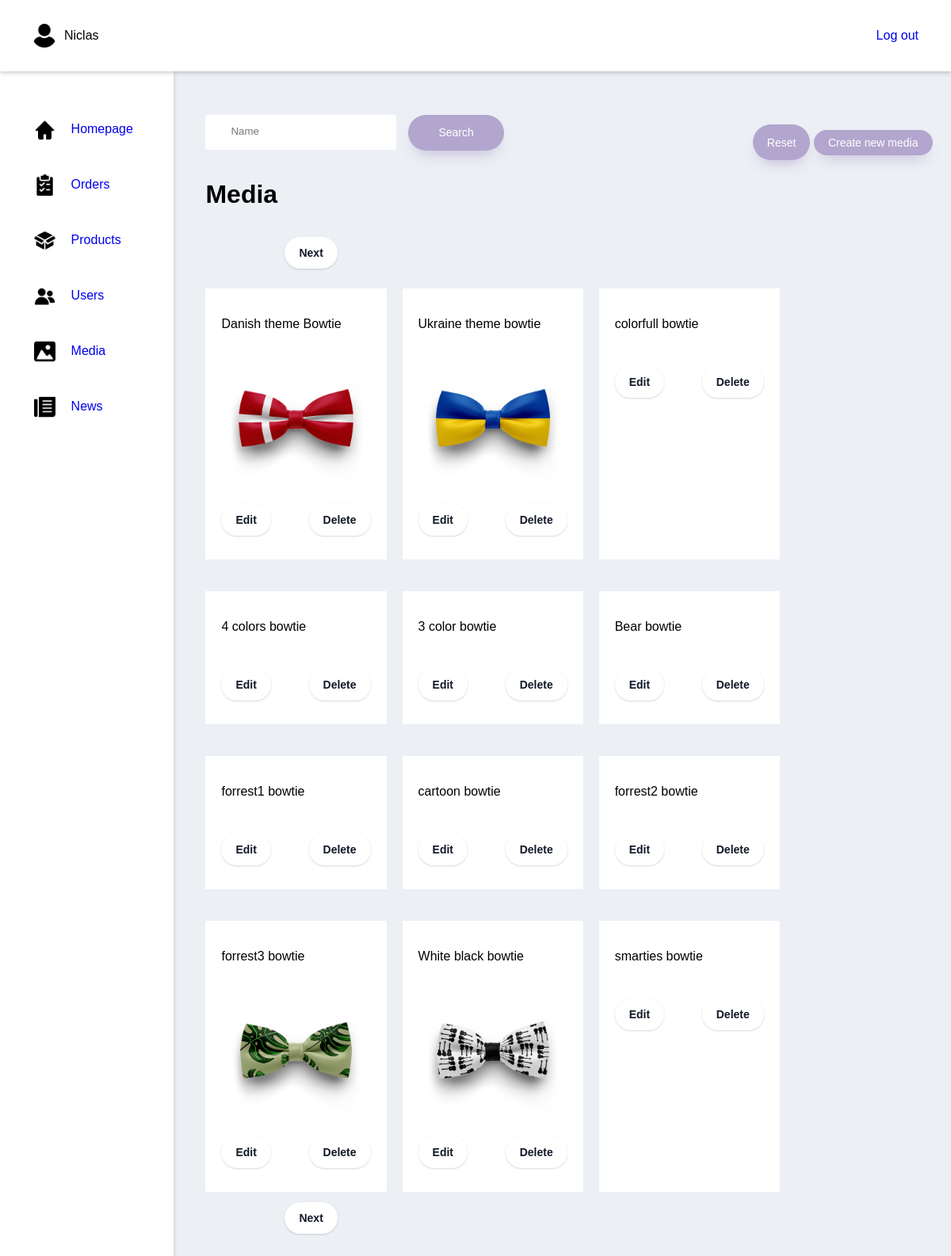
The app's page /adminMedia (signed in) with its own data.
### tables this page shows
CREATE TABLE IF NOT EXISTS media (
    media_id varchar(250) NOT NULL PRIMARY KEY,
    `name` varchar(50) NOT NULL
);

### index.php (called while the page is built, shortened)
<?php
    $request = $_SERVER["REQUEST_URI"];
    $router = new Router($request);
    $router->get('/', 'views/frontend/home');
    $router->get('/profile', 'views/login/profile');
    $router->get('/editProfileFunction', 'controllers/editProfile');
    $router->get('/loginFunction', 'controllers/login');
    $router->get('/loginFailedFunction', 'controllers/loginFailed');
    $router->get('/signupFunction', 'controllers/signup');
    $router->get('/logoutFunction', 'controllers/logout');
    $router->get('/Product', 'views/frontend/Product');
    $router->get('/ProductType', 'views/frontend/productType');
    $router->get('/ProductSale', 'views/frontend/productSale');
    $router->get('/AboutUS', 'views/frontend/AboutUS');
    $router->get('/Contact', 'views/frontend/Contact');
    $router->get('/Checkout', 'views/frontend/Checkout');
    $router->get('/ProductShow', 'views/frontend/ProductShow');
    $router->get('/NewsShow', 'views/frontend/NewsShow');
    $router->get('/contactSubmit', 'controllers/contactForm');
    $router->get('/Breadcrumb', 'views/frontend/Breadcrumb');
    $router->get('/removeFromCart', 'controllers/removeFromCart');
    $router->get('/editQuantityInCart', 'controllers/editQuantityInCart');
    $router->get('/purchase', 'views/frontend/purchase');
    $router->get('/addToCart', 'controllers/addToCart');
    $router->get('/adminProducts', 'views/backend/products');
    $router->get('/adminUsers', 'views/backend/users');
    $router->get('/adminMedia', 'views/backend/media');

### models/handlers/ProductsHandler.php (called while the page is built, shortened)
<?php
$rootPath = "";
require_once $rootPath . "public/dbconn.php";
require_once $rootPath . "models/sql/products.php";
class ProductsHandler extends Products{
    public $db;
    public function __construct($db) {
        $this->db = $db;
    }
    public function getMedia($name = '%') {
        $getMedia = $this->db->prepare($this->getMediaDynamicSearchQuery);
        if ( isset( $name ) ){
            $name = "%" . $name . "%";
        }else{
            $name = "%";
        }
        $getMedia->bindParam(':name', $name);
        $getMedia->execute();
        $media = $getMedia->fetchAll();
        return $media;
    }
}
$ProductsHandler = new ProductsHandler($db);

### controllers/getMediaWithFilters.php (called while the page is built)
<?php
    if(isset($_POST['name'])){
        $name = $inputSanitation->sanitice($_POST['name']);
    }else{
        $name = "";
    }
    $validStrings = $inputSanitation->getValidationStatus();
    if($validStrings == true){
        $data = $ProductsHandler->getMedia(
            $name
        );
    }

### views/backend/media.php (the view, shortened to what this page needs)
<?php
    $rootPath = "";
    require_once $rootPath . "public/dbconn.php";
    require_once $rootPath . "models/handlers/ProductsHandler.php";
    require_once $rootPath . "models/handlers/UsersHandler.php";
    require_once $rootPath . "security/inputSanitation.php";
    require_once $rootPath . "controllers/imageUpload.php";
    require_once $rootPath . "controllers/editMedia.php";
    require_once $rootPath . "controllers/getMediaWithFilters.php";
    require_once $rootPath . "views/backend/partials/header.php";
    $page = 0;
?>
<div class="wrapper">
    <div class="Admin-handlers" method="POST" action="/adminMedia">
        <div class="Admin-search-product">
            <input form="search" class="input" type="text" name="name" placeholder="Name">
            <input form="search" class="height-button button submit" type="submit" value="Search">
        </div>
        <div class="Reset_create_div">
            <button form="search" class="button" type="submit">Reset</button>
            <a class="button" href="/adminCreateMedia">Create new media</a>
        </div>
    </div>
    <?php
        $pageNr = $page;
        $MediaPrPage = 12;
        $pageMinIndex = $pageNr * $MediaPrPage;
        $pageMaxIndex = $pageMinIndex + $MediaPrPage;
    ?>
    <div class="Admin-page-title">
        <h1>Media</h1>
    </div>
<div class="wrapper-main-area">
    <?php
        if($page < (count($data) / $MediaPrPage) - 1){
    ?>
    <form method="POST" action="adminMedia">
        <input class="Next-button button-pagination" type="submit" value="Next">
    </form>
    <?php
        }
    ?>
    <div class="products">
            <?php
                for($i = $pageMinIndex; $i < $pageMaxIndex && $i < count($data); $i++){
                    $indData = $data[$i];
            ?>
                <div class="product">
                    <div class="product-info">
                        <p><?php echo $indData['name'] ?></p>
                        <figure>
                            <img src="<?php echo $rootPath."/uploads/".$indData['media_id'] ?>" alt="">
                        </figure>
                        <div class="Edit-Delete-div">
                            <form method="POST" action="adminEditMedia">
                                <input class="button-pagination" type="submit" value="Edit">
                            </form>
                            <form method="POST" action="adminDeleteMediaFunction">
                                <input class="button-pagination" type="submit" value="Delete">
                            </form>
                        </div>
                    </div>
                </div>
            <?php
                }
            ?>
    </div>
    <?php
        echo "<br>";
    ?>
    <?php
        if($page < (count($data) / $MediaPrPage) - 1){
    ?>
    <form method="POST" action="adminMedia">
        <input class="Next-button-lowest button-pagination" type="submit" value="Next">
    </form>
    <?php
        }
    ?>
</div>
</div>
<?php
    require_once $rootPath . "views/backend/partials/footer.php";
?>

### views/backend/partials/css/style.css (style rules this page uses)
body { margin: 0; padding: 0; box-sizing: border-box; font-family: 'Questrial', sans-serif; background: #ECEFF4; }
a:link { text-decoration: none; }
.wrapper { margin: 37px 0 0 40px; width: 100%; }
.wrapper-main-area { position: relative; }
.Reset_create_div { margin: 20px 0; }
.Admin-page-title { margin-top: 30px; }
.Admin-page-title h1 { margin-bottom: 0 !important; }
.Admin-handlers { display: flex; justify-content: space-between; margin-right: 2.5%; margin-top: 10px; height: 60px; }
.Admin-handlers .input, select { margin: 0 auto; padding: .8rem 2rem; border-radius: 0.2rem; background-color: rgb(255, 255, 255); border: none; width: 90%; display: block; border-bottom: 0.3rem solid transparent; transition: all 0.3s; margin-right: 15px; }
.height-button { height: 45px; padding: 8px 38px !important; margin-top: 7px; }
.Admin-search-product { display: flex; align-items: center; }
.Admin-search-product input, select { margin: 0 20px 0 0; }
.button { background: #B2A6CE; border-radius: 999px; height: 45px; box-shadow: #B2A6CE 0 10px 20px -10px; box-sizing: border-box; color: #ffffff; cursor: pointer; font-size: 14px; opacity: 1; outline: 0 solid transparent; padding: 8px 18px; user-select: none; -webkit-user-select: none; width: fit-content; word-break: break-word; border: 0; }
.button-pagination { background-color: #FFFFFF; border: 0; border-radius: 999px; box-sizing: border-box; color: #111827; font-size: .875rem; font-weight: 600; line-height: 24px; padding: 8px 18px; text-align: center; text-decoration: none #D1D5DB solid; box-shadow: 0 1px 3px 0 rgba(0, 0, 0, 0.1), 0 1px 2px 0 rgba(0, 0, 0, 0.06); cursor: pointer; user-select: none; }
figure { width: 100%; margin: 0; }
figure img { width: 100%; height: auto; }
.submit { margin-left: 30px; }
.products, .choose-image { display: flex; flex-wrap: wrap; margin: 80px 0; }
.product, .image { width: 20%; background: #ffffff; padding: 20px; margin: 20px 20px 20px 0; position: relative; height: auto; display: flex; flex-direction: column; justify-content: space-between; }
.Prev-button, .Next-button { position: absolute; top: -45px; }
.Next-button, .Next-button-lowest { margin-left: 100px; }
.Prev-button-lowest, .Next-button-lowest { position: absolute; bottom: 65px; }
.Edit-Delete-div { display: flex; justify-content: space-between; padding: 10px 0; align-items: center; }

### records on screen
media: name "Danish theme Bowtie", media_id (picture)
media: name "Ukraine theme bowtie", media_id (picture)
media: name "colorfull bowtie"
media: name "4 colors bowtie"
media: name "3 color bowtie"
media: name "Bear bowtie"
media: name "forrest1 bowtie"
media: name "cartoon bowtie"
media: name "forrest2 bowtie"
media: name "forrest3 bowtie", media_id (picture)
media: name "White black bowtie", media_id (picture)
media: name "smarties bowtie"

### other values on screen
$_SESSION['name'] "Niclas"
